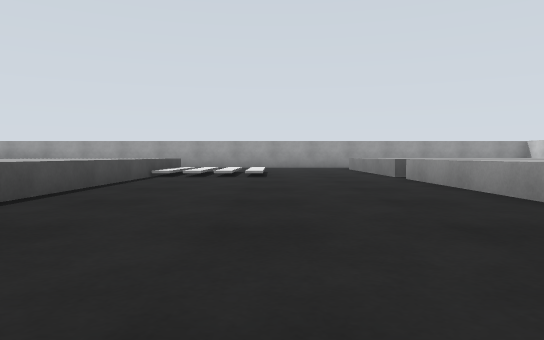
[1] (above)

22 first-person views from a walk through a Gazebo world. The camera is 0.08 m above the floor, tilts 2° down and sees 70° across. The floor is counted in squares, 0.2 m on a side. Each view is taken from the middle of a square. On the plan, view 1 faces up. The plan holds only what a view shows up to about 9 squares ahead; the rest is blank.

[2]
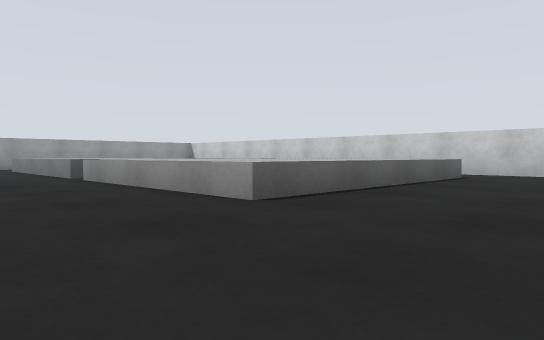

[3]
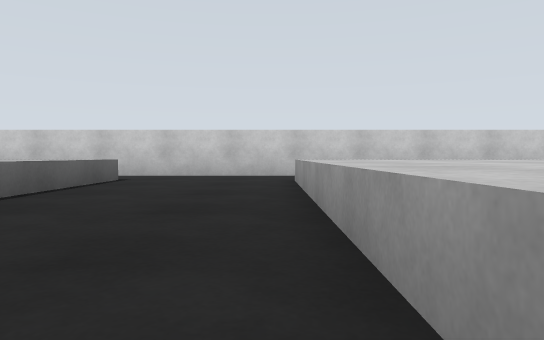

[4]
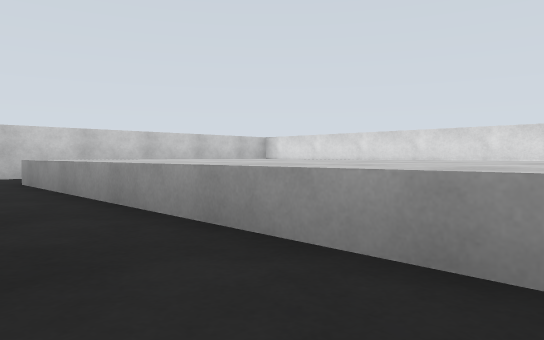

[5]
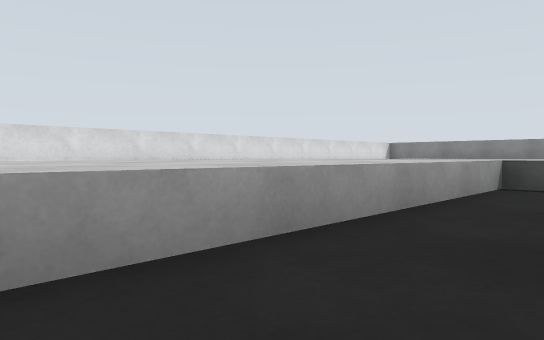

[6]
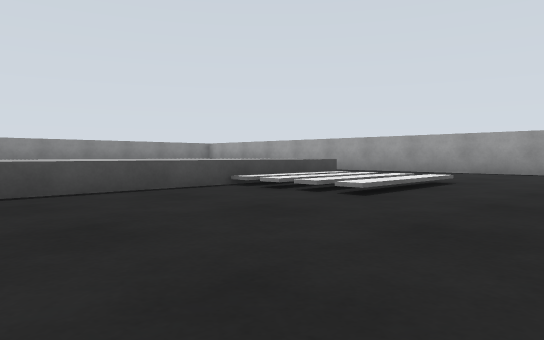

[7]
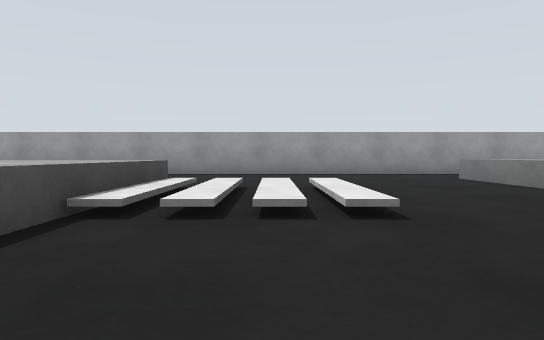

[8]
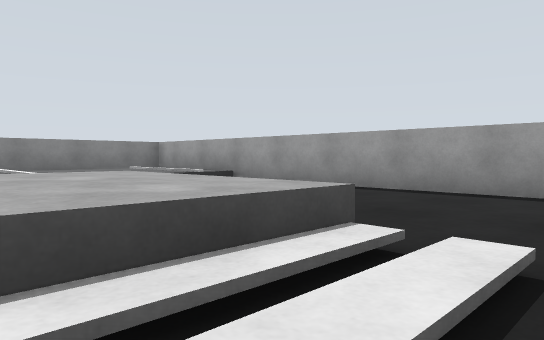

[9]
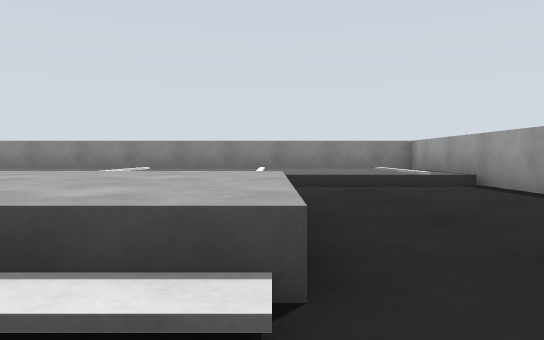

[10]
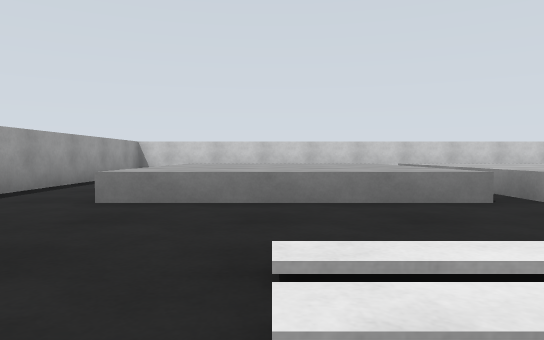

[11]
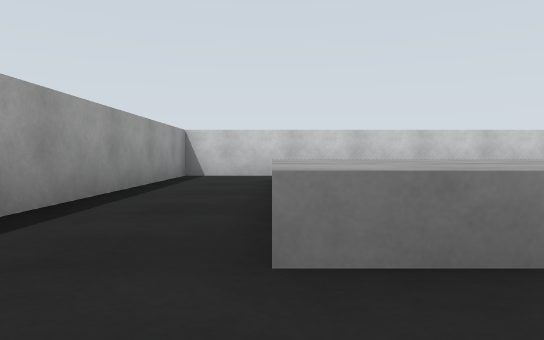

[12]
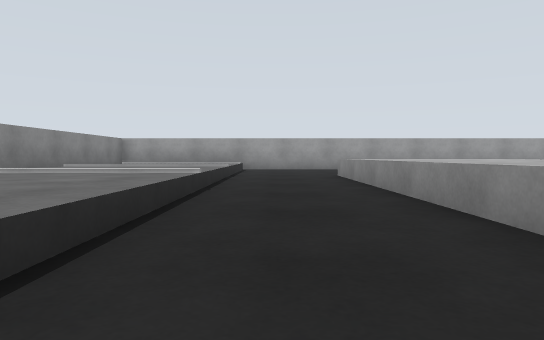

[13]
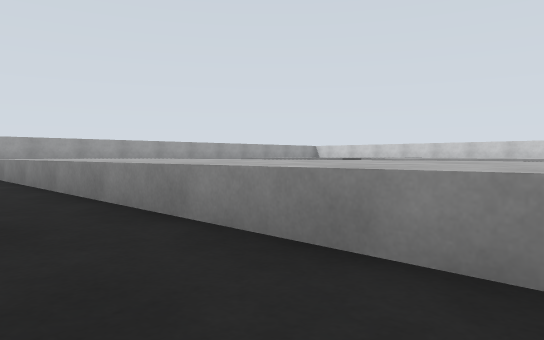

[14]
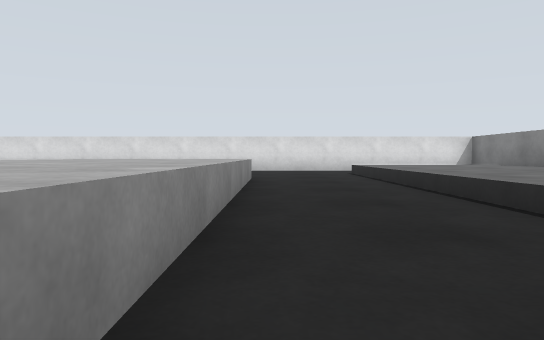

[15]
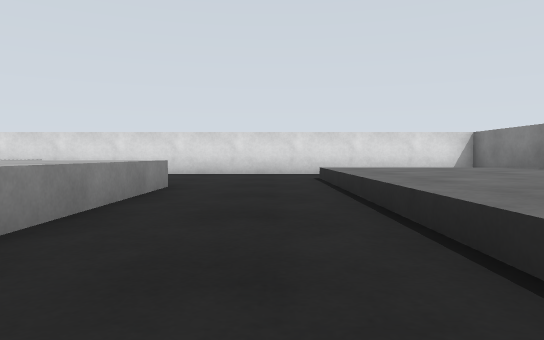

[16]
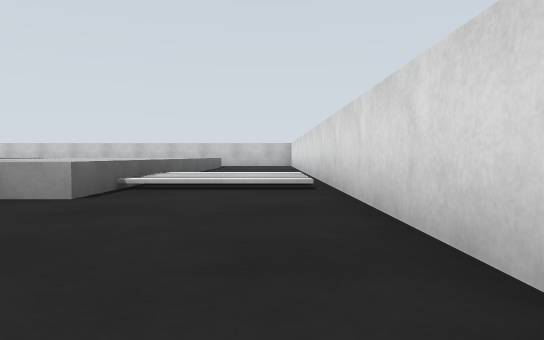

[17]
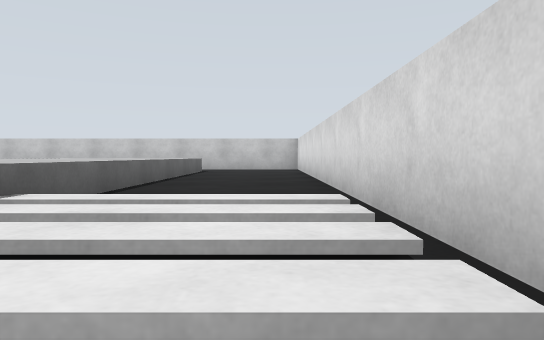

[18]
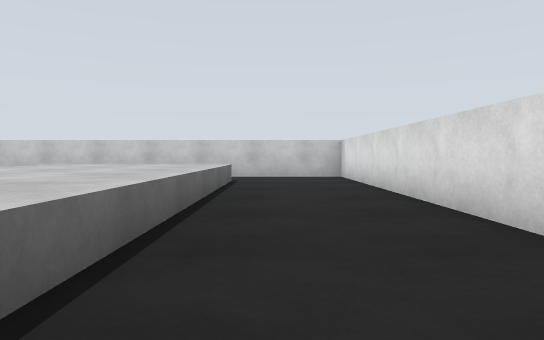

[19]
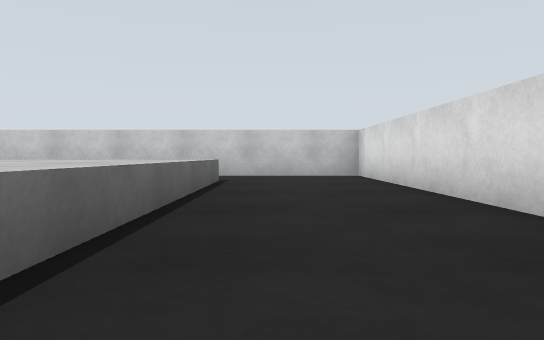

[20]
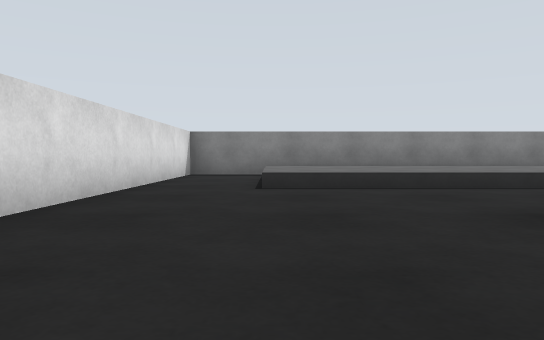

[21]
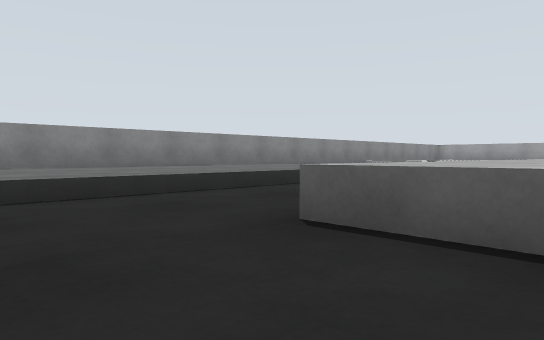

[22]
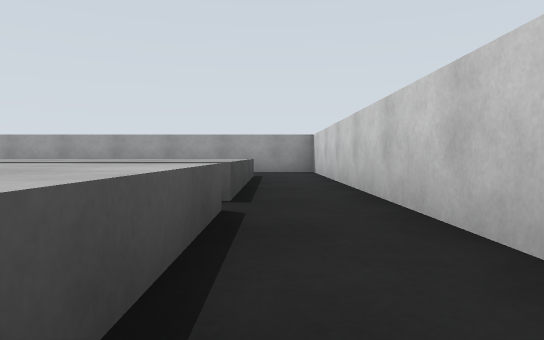

### Floor plan
Key: @ floor where view 1 was taken; # wall or solid block; . floor; / step, stairs or slope; = window, fence, low wall or low ledge.
Columns run from 12 left of view 1 to 9 right of it. Each row starts with its distance up from view 1.
 14    ###################
 13    ##................#
 12    ==..........=====.#
 11    ==..........=###=.#
 10    ##..===///..=###=.#
  9    ==..=#=///..=###=.#
  8  ====..=#=///..=###=.#
  7  ####..=#=.....=====.#
  6   ===..=#=.....=###=.#
  5   ===..=#=.....=###=.#
  4   ===..=#=.....=###=.#
  3     =..=#=.....=====.#
  2    ==..=#=...........#
  1  ====..=#  ..........#
  0  ====..=#=..@........#
 -1  ====..=##========== #
 -2  ====..=###########= #
 -3  ====..==##########= #
 -4 #====....===========.#
 -5 #====.....///........#
 -6 #.........///........#
 -7 ######################

Positions as (right, up) in squares from view 1, and headings:
1: (0, 0), facing up
2: (0, 0), facing up-right
3: (1, 0), facing right
4: (1, 1), facing down-right
5: (3, 1), facing down-left
6: (2, 4), facing up-left
7: (-1, 5), facing up
8: (-1, 8), facing up-left
9: (-1, 10), facing left
10: (-2, 10), facing right
11: (1, 12), facing right
12: (-7, 2), facing up
13: (-7, 1), facing up-right
14: (-6, 4), facing down
15: (-7, 2), facing down
16: (-7, -6), facing right
17: (-3, -6), facing right
18: (-1, -5), facing right
19: (1, -5), facing right
20: (-3, -5), facing left
21: (-4, -5), facing up-left
22: (8, 4), facing up
